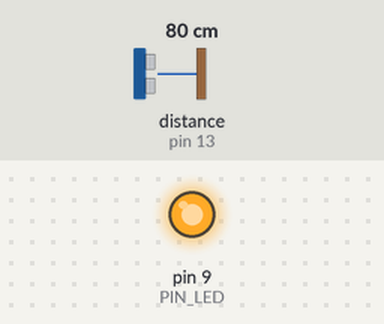
The sketch below on a simulated Arduino Uno, built with avr-gcc and run on an emulated ATmega328P. Parts: output pins drawn as LEDs (lit = HIGH). Wiring (inferred from the names in the program): ultrasonic range finder: trigger pin 12; echo pin 13. The test bench sets the inputs (shaded band); at power-on: distance to the obstacle (sensor on pin 13) 80 cm. The echo pulse lasts 58.3 µs per cm; pins used as bus, display or sensor lines are not drawn; what the sketch prints to the serial monitor is not drawn.

Above: at 1.2 s.
1.3 s: distance to the obstacle (sensor on pin 13) set to 60 cm
4.3 s: distance to the obstacle (sensor on pin 13) set to 9 cm
Timing chart, 0 to 7.3 s (numbered marks = the images above; inputs shaded):
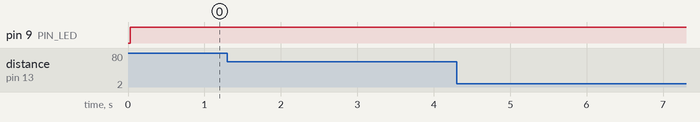

Measured:
- after the input at 1.3 s, every drawn part: stays the same
- after the input at 4.3 s, every drawn part: stays the same

The sketch:

08_practice_2.ino
```cpp
// Arduino pin assignment
#define PIN_LED  9
#define PIN_TRIG 12   // sonar sensor TRIGGER
#define PIN_ECHO 13   // sonar sensor ECHO

// configurable parameters
#define SND_VEL 346.0     // sound velocity at 24 celsius degree (unit: m/sec)
#define INTERVAL 25      // sampling interval (unit: msec)
#define PULSE_DURATION 10 // ultra-sound Pulse Duration (unit: usec)
#define _DIST_MIN 100.0   // minimum distance to be measured (unit: mm)
#define _DIST_MAX 300.0   // maximum distance to be measured (unit: mm)

#define TIMEOUT ((INTERVAL / 2) * 1000.0) // maximum echo waiting time (unit: usec)
#define SCALE (0.001 * 0.5 * SND_VEL) // coefficent to convert duration to distance

unsigned long last_sampling_time;   // unit: msec

static int distanceToPWM(float d_mm) {
  if (d_mm <= 0.0f || d_mm <= _DIST_MIN || d_mm >= _DIST_MAX) return 255; // off
// Active-Low: 밝기 1.0 -> PWM 0, 밝기 0.0 -> PWM 255
  int pwm = ((int)(255.0f * (200-d_mm) / (float)100 )); // 반올림
  if (pwm<0) return -pwm;
  return pwm;
}
void setup() {
  // initialize GPIO pins
  pinMode(PIN_LED, OUTPUT);
  pinMode(PIN_TRIG, OUTPUT);  // sonar TRIGGER
  pinMode(PIN_ECHO, INPUT);   // sonar ECHO
  digitalWrite(PIN_TRIG, LOW);  // turn-off Sonar

  // initialize serial port
  Serial.begin(57600);
}

void loop() {
  float distance;

  // wait until next sampling time. // polling
  // millis() returns the number of milliseconds since the program started.
  //    will overflow after 50 days.
  if (millis() < (last_sampling_time + INTERVAL))
    return;

  distance = USS_measure(PIN_TRIG, PIN_ECHO); // read distance

  int pwm = distanceToPWM(distance);
  analogWrite(PIN_LED, pwm);

  // output the distance to the serial port
  Serial.print("Min:");        Serial.print(_DIST_MIN);
  Serial.print(",distance:");  Serial.print(distance);
  Serial.print(",Max:");       Serial.print(_DIST_MAX);
  Serial.print(",PWM:");       Serial.print(pwm);
  Serial.println("");

  // do something here
  delay(50); // Assume that it takes 50ms to do something.

    // update last sampling time
  last_sampling_time += INTERVAL;
}

// get a distance reading from USS. return value is in millimeter.
float USS_measure(int TRIG, int ECHO)
{
  digitalWrite(TRIG, HIGH);
  delayMicroseconds(PULSE_DURATION);
  digitalWrite(TRIG, LOW);

  return pulseIn(ECHO, HIGH, TIMEOUT) * SCALE; // unit: mm

  // Pulse duration to distance conversion example (target distance = 17.3m)
  // - pulseIn(ECHO, HIGH, timeout) returns microseconds (음파의 왕복 시간)
  // - 편도 거리 = (pulseIn() / 1,000,000) * SND_VEL / 2 (미터 단위)
  //   mm 단위로 하려면 * 1,000이 필요 ==>  SCALE = 0.001 * 0.5 * SND_VEL
  //
  // - 예, pusseIn()이 100,000 이면 (= 0.1초, 왕복 거리 34.6m)
  //        = 100,000 micro*sec * 0.001 milli/micro * 0.5 * 346 meter/sec
  //        = 100,000 * 0.001 * 0.5 * 346
  //        = 17,300 mm  ==> 17.3m
}
```
